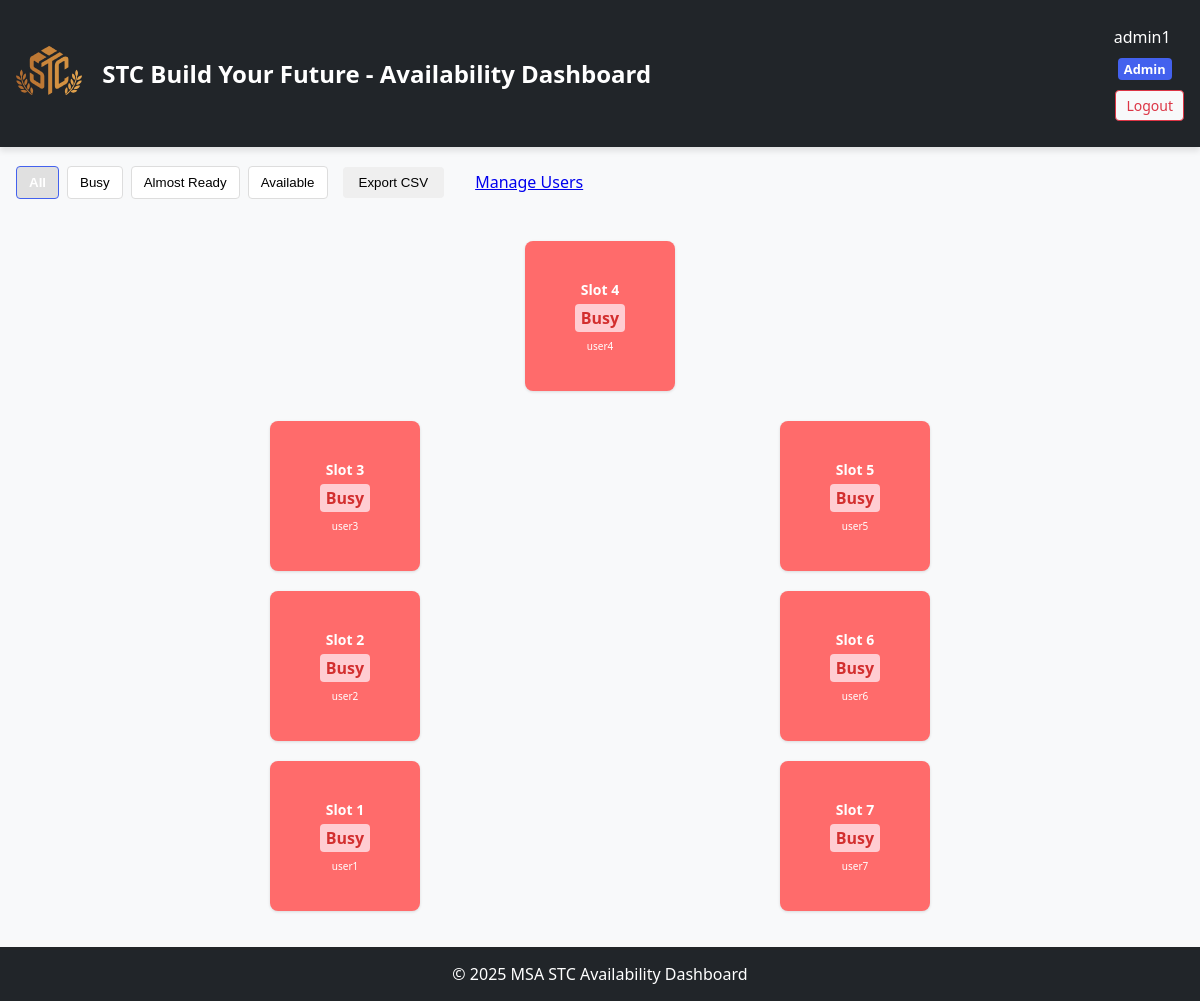
The app's page /dashboard (signed in) with its own data.
### models.py (models this page shows)
class User(db.Model, UserMixin):
    __tablename__ = 'users'
    id = db.Column(db.Integer, primary_key=True)
    username = db.Column(db.String(64), unique=True, nullable=False)
    password_hash = db.Column(db.String(128), nullable=False)
    role = db.Column(db.String(10), nullable=False, default='user')  # 'user' or 'admin'
    grid_square_id = db.Column(db.Integer, db.ForeignKey('grid_squares.id'), nullable=True)
    grid_square = db.relationship('GridSquare', backref=db.backref('assigned_user', uselist=False))

class GridSquare(db.Model):
    __tablename__ = 'grid_squares'
    id = db.Column(db.Integer, primary_key=True)
    name = db.Column(db.String(10), unique=True, nullable=False)  # e.g., 'U-001'
    status = db.Column(db.Integer, nullable=False, default=0)  # 0=red, 1=yellow, 2=green
    user_id = db.Column(db.Integer, nullable=True)  # This won't be a foreign key to allow deletion without cascade issues

### app.py (the view)
@app.route('/dashboard')
@login_required
def dashboard():
    grid_squares = GridSquare.query.all()
    user_square = GridSquare.query.filter_by(id=current_user.grid_square_id).first()
    if current_user.role == 'admin':
        return render_template('admin.html', grid_squares=grid_squares, user_square=user_square)
    else:
        return render_template('dashboard.html', grid_squares=grid_squares, user_square=user_square)

### app.py (called while the page is built)
@login_manager.user_loader
def load_user(user_id):
    return User.query.get(int(user_id))

### templates/admin.html (shortened to what this page needs)
{% extends "base.html" %}
{% block content %}
<div class="dashboard-wrapper">
    <div class="admin-controls">
        <div class="admin-actions">
            <div class="filter-buttons">
                <button class="filter-btn active" data-filter="all">All</button>
                <button class="filter-btn" data-filter="0">Busy</button>
                <button class="filter-btn" data-filter="1">Almost Ready</button>
                <button class="filter-btn" data-filter="2">Available</button>
            </div>
            <button id="export-btn" class="btn btn-primary">Export CSV</button>
            <a href="{{ url_for('admin_users') }}" class="btn btn-secondary">Manage Users</a>
        </div>
    </div>
    <div class="u-grid-container">
        {% set top_square = grid_squares[0] if grid_squares|length > 0 else None %}
        {% if top_square %}
        <div class="grid-square top-square {% if top_square.id == user_square.id %}my-square{% endif %}"
             data-id="{{ top_square.id }}"
             data-status="{{ top_square.status }}"
             style="background-color: {% if top_square.status == 0 %}var(--color-red){% elif top_square.status == 1 %}var(--color-yellow){% else %}var(--color-green){% endif %}">
            <div class="square-content">
                <div class="square-name">{{ top_square.name }}</div>
                <div class="status-text {% if top_square.status == 0 %}status-busy{% elif top_square.status == 1 %}status-almost{% else %}status-available{% endif %}">
                    {% if top_square.status == 0 %}Busy{% elif top_square.status == 1 %}Almost Ready{% else %}Available{% endif %}
                </div>
                {% if top_square.assigned_user %}
                <div class="square-user">
                    {{ top_square.assigned_user.username }}
                </div>
                {% endif %}
            </div>
        </div>
        {% endif %}
        <div class="side-containers">
            <div class="side-squares left-squares">
                {% for i in range(1, 4) %}
                    {% set square = grid_squares[i] if i < grid_squares|length else None %}
                    {% if square %}
                    <div class="grid-square side-square {% if square.id == user_square.id %}my-square{% endif %}"
                         data-id="{{ square.id }}"
                         data-status="{{ square.status }}"
                         style="background-color: {% if square.status == 0 %}var(--color-red){% elif square.status == 1 %}var(--color-yellow){% else %}var(--color-green){% endif %}">
                        <div class="square-content">
                            <div class="square-name">{{ square.name }}</div>
                            <div class="status-text {% if square.status == 0 %}status-busy{% elif square.status == 1 %}status-almost{% else %}status-available{% endif %}">
                                {% if square.status == 0 %}Busy{% elif square.status == 1 %}Almost Ready{% else %}Available{% endif %}
                            </div>
                            {% if square.assigned_user %}
                            <div class="square-user">
                                {{ square.assigned_user.username }}
                            </div>
                            {% endif %}
                        </div>
                    </div>
                    {% endif %}
                {% endfor %}
            </div>
            <div class="side-squares right-squares">
                {% for i in range(4, 7) %}
                    {% set square = grid_squares[i] if i < grid_squares|length else None %}
                    {% if square %}
                    <div class="grid-square side-square {% if square.id == user_square.id %}my-square{% endif %}"
                         data-id="{{ square.id }}"
                         data-status="{{ square.status }}"
                         style="background-color: {% if square.status == 0 %}var(--color-red){% elif square.status == 1 %}var(--color-yellow){% else %}var(--color-green){% endif %}">
                        <div class="square-content">
                            <div class="square-name">{{ square.name }}</div>
                            <div class="status-text {% if square.status == 0 %}status-busy{% elif square.status == 1 %}status-almost{% else %}status-available{% endif %}">
                                {% if square.status == 0 %}Busy{% elif square.status == 1 %}Almost Ready{% else %}Available{% endif %}
                            </div>
                            {% if square.assigned_user %}
                            <div class="square-user">
                                {{ square.assigned_user.username }}
                            </div>
                            {% endif %}
                        </div>
                    </div>
                    {% endif %}
                {% endfor %}
            </div>
        </div>
    </div>
</div>
{% endblock %}

### templates/base.html (shortened to what this page needs)
<!DOCTYPE html>
<html lang="en">
<head>
    <link rel="stylesheet" href="{{ url_for('static', filename='style.css') }}">
</head>
<body>
    <header>
        <div class="container header-content">
            <div class="logo-wrapper">
                <a href="{{ url_for('index') }}">
                    <img src="{{ url_for('static', filename='images/STC Logo FINA-0S1.svg') }}" alt="STC Logo" class="logo-img">
                </a>
            </div>
            <h1><strong>STC Build Your Future - Availability Dashboard</strong></h1>
            {% if current_user.is_authenticated %}
            <div class="user-info">
                <span>{{ current_user.username }}</span>
                {% if current_user.role == 'admin' %}
                <span class="admin-badge">Admin</span>
                {% endif %}
                <a href="{{ url_for('logout') }}" class="logout-btn">Logout</a>
            </div>
            {% endif %}
        </div>
    </header>
    <main class="container">
        {% block content %}{% endblock %}
    </main>
    <footer>
        <div class="container text-center">
            <p>&copy; 2025 MSA STC Availability Dashboard</p>
        </div>
    </footer>
</body>
</html>

### static/style.css (style rules this page uses)
:root { --color-red: #ff6b6b; --color-yellow: #ffd166; --color-green: #06d6a0; --color-blue: #4361ee; --color-dark: #212529; --color-light: #f8f9fa; --color-white: #ffffff; --shadow-sm: 0 1px 3px rgba(0,0,0,0.12); --shadow-md: 0 4px 6px rgba(0,0,0,0.1); --transition: all 0.2s ease; }
* { margin: 0; padding: 0; box-sizing: border-box; }
body { font-family: 'Segoe UI', Tahoma, Geneva, Verdana, sans-serif; background-color: var(--color-light); color: var(--color-dark); display: flex; flex-direction: column; min-height: 100vh; }
header { background-color: var(--color-dark); color: var(--color-white); padding: 1rem; box-shadow: var(--shadow-md); }
.header-content { display: flex; justify-content: space-between; align-items: center; max-width: 1200px; margin: 0 auto; }
.user-info { display: flex; align-items: center; gap: 1rem; }
.admin-badge { background-color: var(--color-blue); color: var(--color-white); padding: 0.25rem 0.5rem; border-radius: 4px; font-size: 0.75rem; font-weight: bold; }
.btn { padding: 0.5rem 1rem; border: none; border-radius: 4px; cursor: pointer; transition: var(--transition); }
.dashboard-wrapper { flex: 1; display: flex; flex-direction: column; padding: 1rem; max-width: 1200px; margin: 0 auto; width: 100%; }
.grid-square { display: flex; align-items: center; justify-content: center; aspect-ratio: 1/1; border-radius: 4px; transition: var(--transition); cursor: pointer; box-shadow: var(--shadow-sm); position: relative; }
.grid-square[data-status="0"] { background-color: var(--color-red); color: var(--color-white); }
.square-content { text-align: center; padding: 0.25rem; width: 100%; }
.square-name { font-weight: bold; font-size: clamp(8px, 2vw, 14px); }
.square-user { font-size: clamp(6px, 1.5vw, 10px); margin-top: 2px; overflow: hidden; text-overflow: ellipsis; white-space: nowrap; }
footer { background-color: var(--color-dark); color: var(--color-white); text-align: center; padding: 1rem; }
.admin-controls { display: grid; grid-template-columns: repeat(auto-fit, minmax(300px, 1fr)); gap: 2rem; }
.filter-buttons { display: flex; gap: 0.5rem; flex-wrap: wrap; }
.filter-btn { padding: 0.5rem 1rem; border: 1px solid #ddd; background: white; border-radius: 4px; cursor: pointer; transition: all 0.2s; }
.filter-btn.active, .filter-btn:hover { background: #4361ee; color: white; border-color: #4361ee; }
.grid-square { aspect-ratio: 1; display: flex; align-items: center; justify-content: center; border-radius: 4px; transition: all 0.2s; cursor: default; position: relative; }
.admin-controls { display: grid; grid-template-columns: repeat(auto-fit, minmax(300px, 1fr)); gap: 1rem; margin-bottom: 1.5rem; }
.admin-controls { display: flex; flex-wrap: wrap; gap: 1.5rem; margin-bottom: 2rem; justify-content: center; }
.filter-btn.active, .filter-btn:hover { background: var(--color-blue); color: white; border-color: var(--color-blue); }
.grid-square { aspect-ratio: 1; display: flex; align-items: center; justify-content: center; border-radius: 4px; position: relative; overflow: hidden; }
.logout-btn { margin-left: 15px; padding: 5px 10px; background-color: #f8f9fa; color: #dc3545; border: 1px solid #dc3545; border-radius: 4px; text-decoration: none; font-size: 14px; transition: all 0.3s; }
.admin-actions { display: flex; gap: 10px; }
.user-info { margin: 10px 0; display: flex; flex-direction: column; gap: 5px; }
.status-text { font-weight: bold; margin: 5px 0; padding: 3px 6px; border-radius: 4px; display: inline-block; }
.status-busy { color: #d32f2f; background-color: #ffcdd2; }
.grid-square { transition: background-color 0.3s ease, transform 0.2s ease; }
.u-grid-container { position: relative; width: 100%; max-width: 700px; margin: 0 auto; padding: 20px; display: flex; flex-direction: column; align-items: center; }
.side-containers { display: flex; justify-content: space-between; width: 100%; }
.side-squares { display: flex; flex-direction: column; gap: 20px; width: 150px; }
.top-square { width: 150px; height: 150px; margin-bottom: 30px; }
.side-square { width: 150px; height: 150px; }
.logo-wrapper { display: flex; align-items: center; margin-right: 20px; }
.logo-img { max-height: 50px; width: auto; }
.header-content { display: flex; align-items: center; justify-content: space-between; flex-wrap: wrap; }
.header-content h1 { flex: 1; font-size: 1.5rem; margin: 0; }
.user-info { display: flex; align-items: center; gap: 10px; }

### records on screen
User: username "admin1"
GridSquare: name "Slot 4"
User: assigned_user.username "user4"
GridSquare: name "Slot 3"
User: assigned_user.username "user3"
GridSquare: name "Slot 2"
User: assigned_user.username "user2"
GridSquare: name "Slot 1"
User: assigned_user.username "user1"
GridSquare: name "Slot 5"
User: assigned_user.username "user5"
GridSquare: name "Slot 6"
User: assigned_user.username "user6"
GridSquare: name "Slot 7"
User: assigned_user.username "user7"
